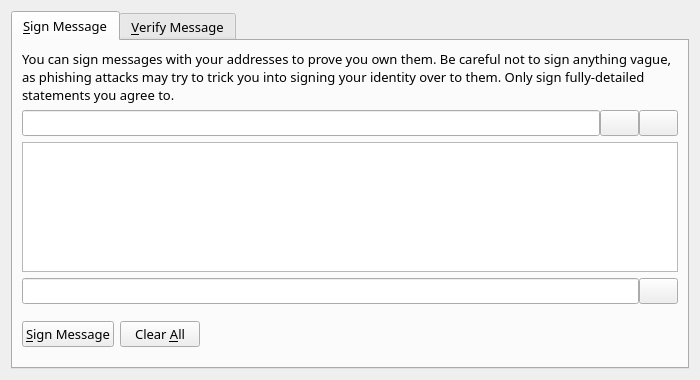
<?xml version="1.0" encoding="UTF-8"?>
<ui version="4.0">
 <class>SignVerifyMessageDialog</class>
 <widget class="QDialog" name="SignVerifyMessageDialog">
  <property name="geometry">
   <rect>
    <x>0</x>
    <y>0</y>
    <width>700</width>
    <height>380</height>
   </rect>
  </property>
  <property name="windowTitle">
   <string>Signatures - Sign / Verify a Message</string>
  </property>
  <property name="modal">
   <bool>true</bool>
  </property>
  <layout class="QGridLayout" name="gridLayout">
   <item row="0" column="0">
    <widget class="QTabWidget" name="tabWidget">
     <property name="font">
      <font>
       <family>Plantagenet Cherokee</family>
       <pointsize>10</pointsize>
      </font>
     </property>
     <property name="currentIndex">
      <number>0</number>
     </property>
     <widget class="QWidget" name="tabSignMessage">
      <attribute name="title">
       <string>&amp;Sign Message</string>
      </attribute>
      <layout class="QGridLayout" name="gridLayout_2">
       <item row="0" column="0">
        <widget class="QLabel" name="infoLabel_SM">
         <property name="text">
          <string>You can sign messages with your addresses to prove you own them. Be careful not to sign anything vague, as phishing attacks may try to trick you into signing your identity over to them. Only sign fully-detailed statements you agree to.</string>
         </property>
         <property name="textFormat">
          <enum>Qt::PlainText</enum>
         </property>
         <property name="wordWrap">
          <bool>true</bool>
         </property>
        </widget>
       </item>
       <item row="1" column="0">
        <layout class="QHBoxLayout" name="horizontalLayout_1_SM">
         <property name="spacing">
          <number>0</number>
         </property>
         <item>
          <widget class="QValidatedLineEdit" name="addressIn_SM">
           <property name="toolTip">
            <string>&lt;html&gt;&lt;head/&gt;&lt;body&gt;&lt;p&gt;&lt;img src=&quot;:/toolTip/res/tooltips/signMessageDialogTooltip.png&quot;/&gt;&lt;/p&gt;&lt;/body&gt;&lt;/html&gt;</string>
           </property>
           <property name="maxLength">
            <number>34</number>
           </property>
          </widget>
         </item>
         <item>
          <widget class="QPushButton" name="addressBookButton_SM">
           <property name="toolTip">
            <string>&lt;html&gt;&lt;head/&gt;&lt;body&gt;&lt;p&gt;&lt;img src=&quot;:/toolTip/res/tooltips/chooseAddressTooltip.png&quot;/&gt;&lt;/p&gt;&lt;/body&gt;&lt;/html&gt;</string>
           </property>
           <property name="text">
            <string/>
           </property>
           <property name="icon">
            <iconset resource="../bitcoin.qrc">
             <normaloff>:/icons/address-book</normaloff>:/icons/address-book</iconset>
           </property>
           <property name="shortcut">
            <string>Alt+A</string>
           </property>
           <property name="autoDefault">
            <bool>false</bool>
           </property>
          </widget>
         </item>
         <item>
          <widget class="QPushButton" name="pasteButton_SM">
           <property name="toolTip">
            <string>&lt;html&gt;&lt;head/&gt;&lt;body&gt;&lt;p&gt;&lt;img src=&quot;:/toolTip/res/tooltips/pasteAddressTooltip.png&quot;/&gt;&lt;/p&gt;&lt;/body&gt;&lt;/html&gt;</string>
           </property>
           <property name="text">
            <string/>
           </property>
           <property name="icon">
            <iconset resource="../bitcoin.qrc">
             <normaloff>:/icons/editpaste</normaloff>:/icons/editpaste</iconset>
           </property>
           <property name="shortcut">
            <string>Alt+P</string>
           </property>
           <property name="autoDefault">
            <bool>false</bool>
           </property>
          </widget>
         </item>
        </layout>
       </item>
       <item row="2" column="0">
        <widget class="QPlainTextEdit" name="messageIn_SM">
         <property name="toolTip">
          <string>&lt;html&gt;&lt;head/&gt;&lt;body&gt;&lt;p&gt;&lt;img src=&quot;:/toolTip/res/tooltips/theMessageToSign.png&quot;/&gt;&lt;/p&gt;&lt;/body&gt;&lt;/html&gt;</string>
         </property>
        </widget>
       </item>
       <item row="3" column="0">
        <layout class="QHBoxLayout" name="horizontalLayout_2_SM">
         <property name="spacing">
          <number>0</number>
         </property>
         <item>
          <widget class="QLineEdit" name="signatureOut_SM">
           <property name="readOnly">
            <bool>true</bool>
           </property>
          </widget>
         </item>
         <item>
          <widget class="QPushButton" name="copySignatureButton_SM">
           <property name="toolTip">
            <string>&lt;html&gt;&lt;head/&gt;&lt;body&gt;&lt;p&gt;&lt;img src=&quot;:/toolTip/res/tooltips/copyMessageTooltip.png&quot;/&gt;&lt;/p&gt;&lt;/body&gt;&lt;/html&gt;</string>
           </property>
           <property name="text">
            <string/>
           </property>
           <property name="icon">
            <iconset resource="../bitcoin.qrc">
             <normaloff>:/icons/editcopy</normaloff>:/icons/editcopy</iconset>
           </property>
           <property name="autoDefault">
            <bool>false</bool>
           </property>
          </widget>
         </item>
        </layout>
       </item>
       <item row="4" column="0">
        <layout class="QHBoxLayout" name="horizontalLayout_3_SM">
         <item>
          <widget class="QPushButton" name="signMessageButton_SM">
           <property name="toolTip">
            <string>&lt;html&gt;&lt;head/&gt;&lt;body&gt;&lt;p&gt;&lt;img src=&quot;:/toolTip/res/tooltips/signThisMessageTooltip.png&quot;/&gt;&lt;/p&gt;&lt;/body&gt;&lt;/html&gt;</string>
           </property>
           <property name="text">
            <string>&amp;Sign Message</string>
           </property>
           <property name="icon">
            <iconset resource="../bitcoin.qrc">
             <normaloff>:/icons/edit</normaloff>:/icons/edit</iconset>
           </property>
           <property name="autoDefault">
            <bool>false</bool>
           </property>
          </widget>
         </item>
         <item>
          <widget class="QPushButton" name="clearButton_SM">
           <property name="toolTip">
            <string>&lt;html&gt;&lt;head/&gt;&lt;body&gt;&lt;p&gt;&lt;img src=&quot;:/toolTip/res/tooltips/resetSignMessageFieldsTooltip.png&quot;/&gt;&lt;/p&gt;&lt;/body&gt;&lt;/html&gt;</string>
           </property>
           <property name="text">
            <string>Clear &amp;All</string>
           </property>
           <property name="icon">
            <iconset resource="../bitcoin.qrc">
             <normaloff>:/icons/remove</normaloff>:/icons/remove</iconset>
           </property>
           <property name="autoDefault">
            <bool>false</bool>
           </property>
          </widget>
         </item>
         <item>
          <spacer name="horizontalSpacer_1_SM">
           <property name="orientation">
            <enum>Qt::Horizontal</enum>
           </property>
           <property name="sizeHint" stdset="0">
            <size>
             <width>40</width>
             <height>48</height>
            </size>
           </property>
          </spacer>
         </item>
         <item>
          <widget class="QLabel" name="statusLabel_SM">
           <property name="text">
            <string/>
           </property>
           <property name="wordWrap">
            <bool>true</bool>
           </property>
          </widget>
         </item>
         <item>
          <spacer name="horizontalSpacer_2_SM">
           <property name="orientation">
            <enum>Qt::Horizontal</enum>
           </property>
           <property name="sizeHint" stdset="0">
            <size>
             <width>40</width>
             <height>48</height>
            </size>
           </property>
          </spacer>
         </item>
        </layout>
       </item>
      </layout>
     </widget>
     <widget class="QWidget" name="tabVerifyMessage">
      <attribute name="title">
       <string>&amp;Verify Message</string>
      </attribute>
      <layout class="QVBoxLayout" name="verticalLayout_VM">
       <item>
        <widget class="QLabel" name="infoLabel_VM">
         <property name="text">
          <string>Enter the signing address, message (ensure you copy line breaks, spaces, tabs, etc. exactly) and signature below to verify the message. Be careful not to read more into the signature than what is in the signed message itself, to avoid being tricked by a man-in-the-middle attack.</string>
         </property>
         <property name="textFormat">
          <enum>Qt::PlainText</enum>
         </property>
         <property name="alignment">
          <set>Qt::AlignLeading|Qt::AlignLeft|Qt::AlignTop</set>
         </property>
         <property name="wordWrap">
          <bool>true</bool>
         </property>
        </widget>
       </item>
       <item>
        <layout class="QHBoxLayout" name="horizontalLayout_1_VM">
         <property name="spacing">
          <number>0</number>
         </property>
         <item>
          <widget class="QValidatedLineEdit" name="addressIn_VM">
           <property name="toolTip">
            <string>&lt;html&gt;&lt;head/&gt;&lt;body&gt;&lt;p&gt;&lt;img src=&quot;:/toolTip/res/tooltips/verifyAddyTooltip.png&quot;/&gt;&lt;/p&gt;&lt;/body&gt;&lt;/html&gt;</string>
           </property>
           <property name="maxLength">
            <number>34</number>
           </property>
          </widget>
         </item>
         <item>
          <widget class="QPushButton" name="addressBookButton_VM">
           <property name="toolTip">
            <string>&lt;html&gt;&lt;head/&gt;&lt;body&gt;&lt;p&gt;&lt;img src=&quot;:/toolTip/res/tooltips/chooseAddressTooltip.png&quot;/&gt;&lt;/p&gt;&lt;/body&gt;&lt;/html&gt;</string>
           </property>
           <property name="text">
            <string/>
           </property>
           <property name="icon">
            <iconset resource="../bitcoin.qrc">
             <normaloff>:/icons/address-book</normaloff>:/icons/address-book</iconset>
           </property>
           <property name="shortcut">
            <string>Alt+A</string>
           </property>
           <property name="autoDefault">
            <bool>false</bool>
           </property>
          </widget>
         </item>
        </layout>
       </item>
       <item>
        <widget class="QPlainTextEdit" name="messageIn_VM">
        </widget>
       </item>
       <item>
        <widget class="QValidatedLineEdit" name="signatureIn_VM"/>
       </item>
       <item>
        <layout class="QHBoxLayout" name="horizontalLayout_2_VM">
         <item>
          <widget class="QPushButton" name="verifyMessageButton_VM">
           <property name="toolTip">
            <string>&lt;html&gt;&lt;head/&gt;&lt;body&gt;&lt;p&gt;&lt;img src=&quot;:/toolTip/res/tooltips/verifyMessageTooltip.png&quot;/&gt;&lt;/p&gt;&lt;/body&gt;&lt;/html&gt;</string>
           </property>
           <property name="text">
            <string>&amp;Verify Message</string>
           </property>
           <property name="icon">
            <iconset resource="../bitcoin.qrc">
             <normaloff>:/icons/transaction_0</normaloff>:/icons/transaction_0</iconset>
           </property>
           <property name="autoDefault">
            <bool>false</bool>
           </property>
          </widget>
         </item>
         <item>
          <widget class="QPushButton" name="clearButton_VM">
           <property name="toolTip">
            <string>&lt;html&gt;&lt;head/&gt;&lt;body&gt;&lt;p&gt;&lt;img src=&quot;:/toolTip/res/tooltips/clearAllVerifyTooltip.png&quot;/&gt;&lt;/p&gt;&lt;/body&gt;&lt;/html&gt;</string>
           </property>
           <property name="text">
            <string>Clear &amp;All</string>
           </property>
           <property name="icon">
            <iconset resource="../bitcoin.qrc">
             <normaloff>:/icons/remove</normaloff>:/icons/remove</iconset>
           </property>
           <property name="autoDefault">
            <bool>false</bool>
           </property>
          </widget>
         </item>
         <item>
          <spacer name="horizontalSpacer_1_VM">
           <property name="orientation">
            <enum>Qt::Horizontal</enum>
           </property>
           <property name="sizeHint" stdset="0">
            <size>
             <width>40</width>
             <height>48</height>
            </size>
           </property>
          </spacer>
         </item>
         <item>
          <widget class="QLabel" name="statusLabel_VM">
           <property name="text">
            <string/>
           </property>
           <property name="wordWrap">
            <bool>true</bool>
           </property>
          </widget>
         </item>
         <item>
          <spacer name="horizontalSpacer_2_VM">
           <property name="orientation">
            <enum>Qt::Horizontal</enum>
           </property>
           <property name="sizeHint" stdset="0">
            <size>
             <width>40</width>
             <height>48</height>
            </size>
           </property>
          </spacer>
         </item>
        </layout>
       </item>
      </layout>
     </widget>
    </widget>
   </item>
  </layout>
 </widget>
 <customwidgets>
  <customwidget>
   <class>QValidatedLineEdit</class>
   <extends>QLineEdit</extends>
   <header>qvalidatedlineedit.h</header>
  </customwidget>
 </customwidgets>
 <resources>
  <include location="../bitcoin.qrc"/>
 </resources>
 <connections/>
</ui>
